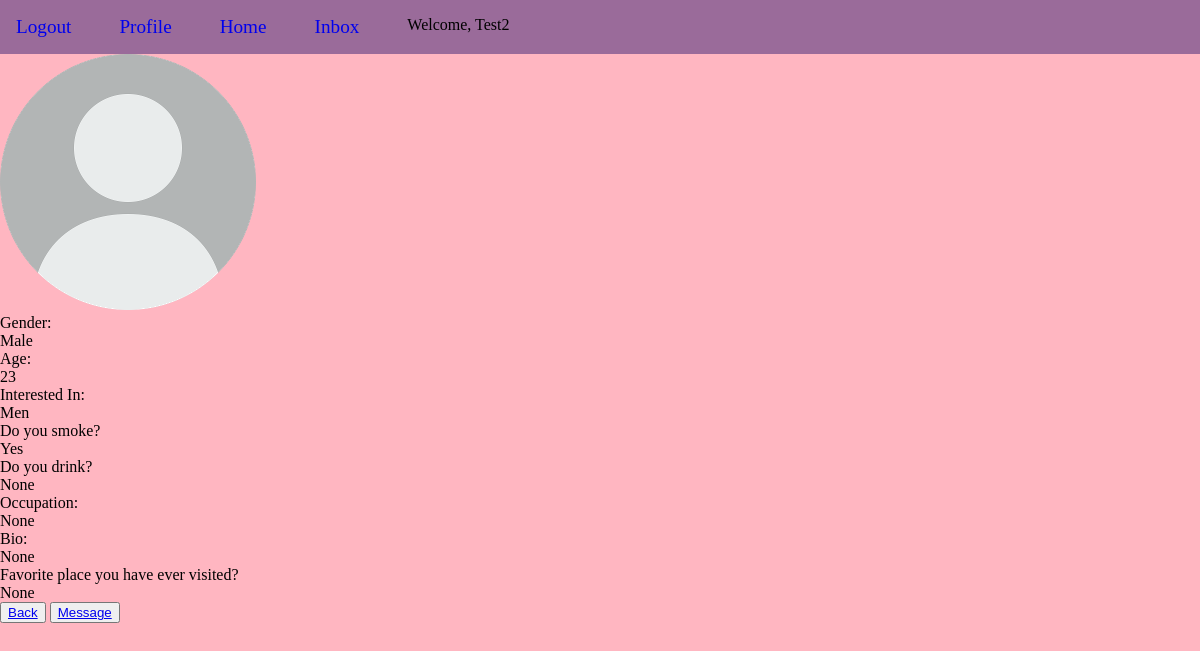
Page /partner_profile/7 (signed in) on the earlier database version.
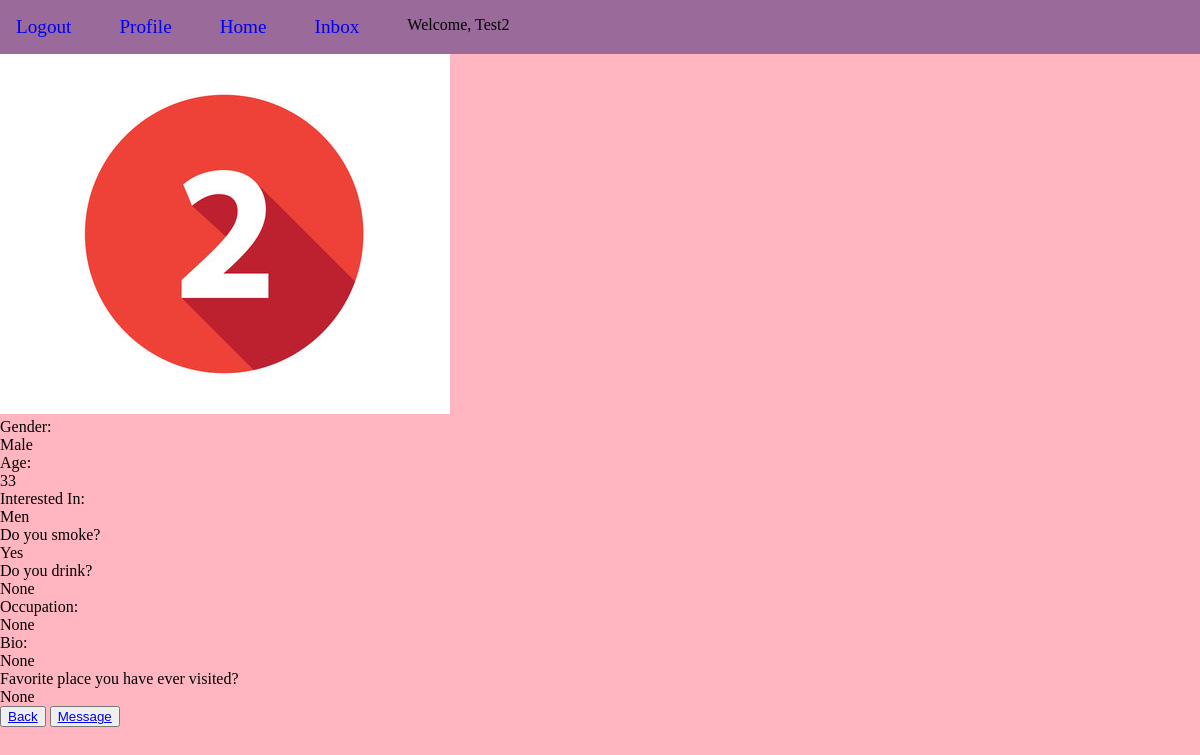
Same page on the later database version.
### app/models.py (models this page shows, shortened)
class DatingProfile(models.Model):
    user_profile = models.ForeignKey(
        Profile,
        on_delete=models.CASCADE,
        related_name="dating_profile_user",
        null=True,
    )
    created = models.BooleanField(default=False)
    profile_pic = models.ImageField(
        default="default_pic.jpg",
        null=True,
        blank=True,
    )
    gender_options = (("Male", "MALE"), ("Female", "FEMALE"))
    interested_in_options = ("Men", "MEN"), ("Women", "WOMEN"), ("Both", "BOTH")
    yes_or_no_options = (("Yes", "YES"), ("No", "NO"))
    gender = models.CharField(max_length=50, choices=gender_options, null=True)
    age = models.IntegerField(null=True)
    interested_in = models.CharField(
        max_length=50, choices=interested_in_options, null=True
    )
    smoker = models.CharField(max_length=50, choices=yes_or_no_options, null=True)
    drinker = models.CharField(max_length=50, choices=yes_or_no_options, null=True)
    occupation = models.CharField(max_length=50, null=True)
    bio = models.TextField(null=True)
    favorite_place_ever_been = models.TextField(null=True)

### app/views.py (the view)
# urls.py: path("partner_profile/<int:id>", partner_profile_view, name="partner"),
@login_required(login_url="login")
def partner_profile_view(request, id):
    partner = Profile.objects.get(user__id=id)
    dating_profile = DatingProfile.objects.get(user_profile=partner)
    context = {"dating_profile": dating_profile}
    return render(request, "potiental_partner_profile.html", context)

### app/templates/potiental_partner_profile.html (shortened to what this page needs)
{%extends 'home.html'%}
{%block content%}
<div id="partner_profile_image_container">
    <img src="{{dating_profile.profile_pic.url}}"/>
</div>
<div id="partner_profile_gender_container"><div id="gender">Gender: </div>{{dating_profile.gender}}</div>
<div id="partner_profile_age_container"><div id="age">Age:</div>{{dating_profile.age}}</div>
<div id="partner_profile_interested_in_container">
  <div id="partner_interested_in">Interested In: </div>{{dating_profile.interested_in}}
</div>
<div id="partner_profile_smoker_container"><div id="smoker">Do you smoke? </div>{{dating_profile.smoker}}</div>
<div id="partner_profile_drinker_container"><div id="drinker">Do you drink? </div>{{dating_profile.drinker}}</div>
<div id="partner_profile_occupation_container"><div id="job">Occupation: </div>{{dating_profile.occupation}}</div>
<div id="partner_profile_bio_container"><div id="bio">Bio: </div>{{dating_profile.bio}}</div>
<div id="partner_profile_favorite_place_ever_been_container"><div id="favorite_place_ever_been">Favorite place you have ever visited? </div>{{dating_profile.favorite_place_ever_been}}</div>
<button> <a href= "{% url "matchmaking"%}" >Back</a></button>
<button> <a href= # >Message</a></button>
{%endblock content%}

Differences in the rows shown:
changed DatingProfile "Male": profile_pic: picture added in place of a placeholder; age "23" → "33"
